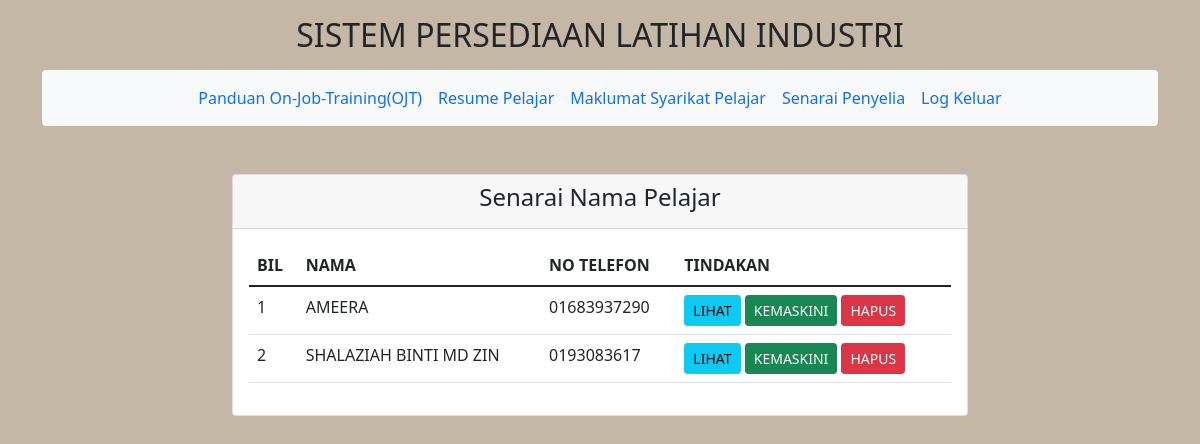
Page /admin2/listResume_pel.php on the committed database.
### tables this page shows
CREATE TABLE `pelajar` (
  `id_user` varchar(50) NOT NULL,
  `namapel` varchar(50) NOT NULL,
  `noic` varchar(14) NOT NULL,
  `tarikhlahir` date NOT NULL,
  `tempatlahir` varchar(50) NOT NULL,
  `adikberadik` int NOT NULL,
  `jantina` varchar(50) NOT NULL,
  `bangsa` varchar(50) NOT NULL,
  `agama` varchar(20) NOT NULL,
  `alamat` varchar(250) NOT NULL,
  `email` varchar(30) NOT NULL,
  `notel` varchar(14) NOT NULL,
  `gambar` varchar(250) NOT NULL
);

### admin2/listResume_pel.php (the view, shortened to what this page needs)
<?php
require '../config.php';
?>
<!doctype html>
<html lang="en">
  <head>
    <link href="https://cdn.jsdelivr.net/npm/bootstrap@5.1.3/dist/css/bootstrap.min.css" rel="stylesheet">
</head>
<body>
<div class="container-xl mb-4">
    <center><p>
      <h2>SISTEM PERSEDIAAN LATIHAN INDUSTRI</h2><p>
    </center>
   <nav class="navbar navbar-expand-lg bg-light rounded" aria-label="Twelfth navbar example">
      <div class="container-fluid">
        <div class="collapse navbar-collapse justify-content-md-center" id="navbar">
          <ul class="navbar-nav">
            <li class="nav-item">
              <a class="nav-link active" href="#">Panduan On-Job-Training(OJT)</a>
            </li>
            <li class="nav-item">
              <a class="nav-link" href="#">Resume Pelajar</a>
            </li>
            <li class="nav-item">
              <a class="nav-link" href="#">Maklumat Syarikat Pelajar</a>
            </li>
            <li>
            <li class="nav-item">
              <a class="nav-link " href="listPenyelia.php">Senarai Penyelia</a>
            </li>
            <li class="nav-item">
              <a class="nav-link" href="../logout.php" onclick="return confirm('Anda Pasti Mahu Log Keluar?')">Log Keluar</a>
            </li>
          </ul>
        </div>
      </div>
    </nav>
</div>
    <br>
    <div class="container">
    <div class="row">
      <center>
            <div class="col-md-12">
                <div class="card" style="width: 46rem;">
                    <div class="card-header">
                      <center>
                        <h4>Senarai Nama Pelajar</h4>
                      </center>
                    </div>
                    <div class="card-body">
      <table class="table">
        <thead>
            <tr>
                <th>BIL</th>
                <th>NAMA</th>
                <th>NO TELEFON</th>
                <th>TINDAKAN</th>
            </tr>
        </thead>
        <tbody>
            <?php
              $query = "SELECT * FROM pelajar";
              $query_run = mysqli_query($conn,$query);
              $cnt=1;
              if (mysqli_num_rows($query_run)>0) {
              foreach ($query_run as $pelajar) {
            ?>
              <tr>
                <td><?= $cnt; ?></td>
                <td><?= $pelajar['namapel']; ?></td>
                <td><?= $pelajar['notel']; ?></td>
                <td>
                <a href="papar_resume.php?id_user=<?php echo $pelajar['id_user']; ?>" class="btn btn-info btn-sm">LIHAT</a>
                <a href=".php?id_user=<?= $pelajar['id_user']; ?>" class="btn btn-success btn-sm">KEMASKINI</a>
                <a href=".php?id_user=<?= $pelajar['id_user']; ?>" class="btn btn-danger btn-sm"
                onClick="return confirm('Anda Pasti Mahu Hapus <?= $user['nama']; ?>? ')">HAPUS</a>
                </td>
              </tr>
            <?php
            $cnt=$cnt+1;
                    }
                }
                else {
                    echo "<h5> No Record Found";
                }
            ?>
        </tbody>
    </table>
                    </div>
                </div>
            </div>
        </div>
    </div>
</body>
</html>

### admin2/listResume_pel.php (style rules this page uses)
body { background-color:#c4b7a6; }
.navbar { margin-bottom: 20px; }

### rows in the picture
pelajar: namapel "AMEERA", notel "01683937290"
pelajar: namapel "SHALAZIAH BINTI MD ZIN", notel "0193083617"
